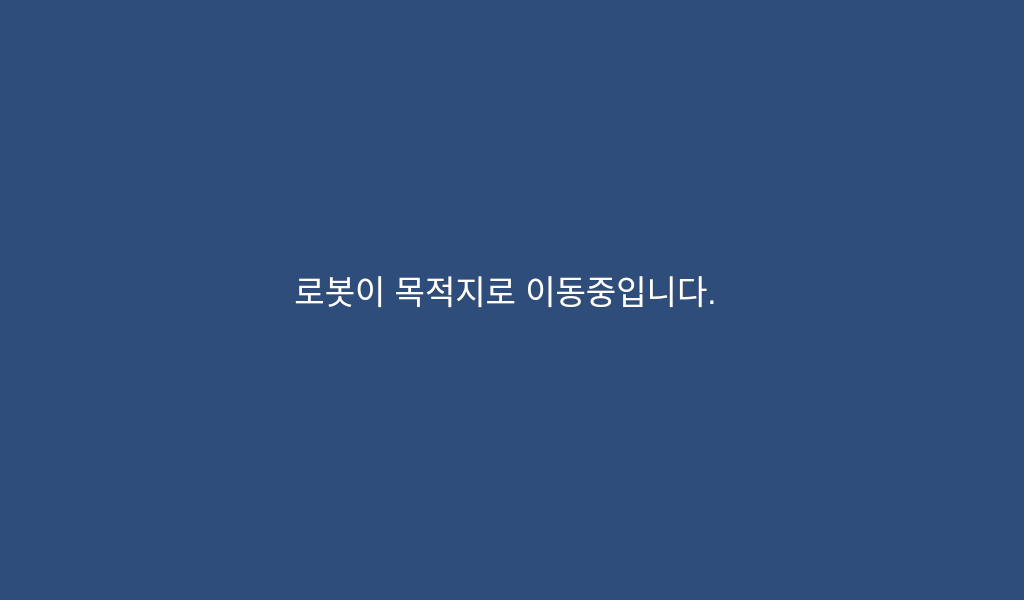
<?xml version="1.0" encoding="UTF-8"?>
<ui version="4.0">
 <class>MainWindow</class>
 <widget class="QMainWindow" name="MainWindow">
  <property name="geometry">
   <rect>
    <x>0</x>
    <y>0</y>
    <width>1024</width>
    <height>600</height>
   </rect>
  </property>
  <property name="palette">
   <palette>
    <active>
     <colorrole role="WindowText">
      <brush brushstyle="SolidPattern">
       <color alpha="255">
        <red>255</red>
        <green>255</green>
        <blue>255</blue>
       </color>
      </brush>
     </colorrole>
     <colorrole role="Button">
      <brush brushstyle="SolidPattern">
       <color alpha="255">
        <red>47</red>
        <green>77</green>
        <blue>122</blue>
       </color>
      </brush>
     </colorrole>
     <colorrole role="Light">
      <brush brushstyle="SolidPattern">
       <color alpha="255">
        <red>71</red>
        <green>115</green>
        <blue>183</blue>
       </color>
      </brush>
     </colorrole>
     <colorrole role="Midlight">
      <brush brushstyle="SolidPattern">
       <color alpha="255">
        <red>59</red>
        <green>96</green>
        <blue>152</blue>
       </color>
      </brush>
     </colorrole>
     <colorrole role="Dark">
      <brush brushstyle="SolidPattern">
       <color alpha="255">
        <red>23</red>
        <green>38</green>
        <blue>61</blue>
       </color>
      </brush>
     </colorrole>
     <colorrole role="Mid">
      <brush brushstyle="SolidPattern">
       <color alpha="255">
        <red>31</red>
        <green>51</green>
        <blue>81</blue>
       </color>
      </brush>
     </colorrole>
     <colorrole role="Text">
      <brush brushstyle="SolidPattern">
       <color alpha="255">
        <red>255</red>
        <green>255</green>
        <blue>255</blue>
       </color>
      </brush>
     </colorrole>
     <colorrole role="BrightText">
      <brush brushstyle="SolidPattern">
       <color alpha="255">
        <red>255</red>
        <green>255</green>
        <blue>255</blue>
       </color>
      </brush>
     </colorrole>
     <colorrole role="ButtonText">
      <brush brushstyle="SolidPattern">
       <color alpha="255">
        <red>255</red>
        <green>255</green>
        <blue>255</blue>
       </color>
      </brush>
     </colorrole>
     <colorrole role="Base">
      <brush brushstyle="SolidPattern">
       <color alpha="255">
        <red>47</red>
        <green>77</green>
        <blue>122</blue>
       </color>
      </brush>
     </colorrole>
     <colorrole role="Window">
      <brush brushstyle="SolidPattern">
       <color alpha="255">
        <red>47</red>
        <green>77</green>
        <blue>122</blue>
       </color>
      </brush>
     </colorrole>
     <colorrole role="Shadow">
      <brush brushstyle="SolidPattern">
       <color alpha="255">
        <red>0</red>
        <green>0</green>
        <blue>0</blue>
       </color>
      </brush>
     </colorrole>
     <colorrole role="AlternateBase">
      <brush brushstyle="SolidPattern">
       <color alpha="255">
        <red>23</red>
        <green>38</green>
        <blue>61</blue>
       </color>
      </brush>
     </colorrole>
     <colorrole role="ToolTipBase">
      <brush brushstyle="SolidPattern">
       <color alpha="255">
        <red>255</red>
        <green>255</green>
        <blue>220</blue>
       </color>
      </brush>
     </colorrole>
     <colorrole role="ToolTipText">
      <brush brushstyle="SolidPattern">
       <color alpha="255">
        <red>0</red>
        <green>0</green>
        <blue>0</blue>
       </color>
      </brush>
     </colorrole>
    </active>
    <inactive>
     <colorrole role="WindowText">
      <brush brushstyle="SolidPattern">
       <color alpha="255">
        <red>255</red>
        <green>255</green>
        <blue>255</blue>
       </color>
      </brush>
     </colorrole>
     <colorrole role="Button">
      <brush brushstyle="SolidPattern">
       <color alpha="255">
        <red>47</red>
        <green>77</green>
        <blue>122</blue>
       </color>
      </brush>
     </colorrole>
     <colorrole role="Light">
      <brush brushstyle="SolidPattern">
       <color alpha="255">
        <red>71</red>
        <green>115</green>
        <blue>183</blue>
       </color>
      </brush>
     </colorrole>
     <colorrole role="Midlight">
      <brush brushstyle="SolidPattern">
       <color alpha="255">
        <red>59</red>
        <green>96</green>
        <blue>152</blue>
       </color>
      </brush>
     </colorrole>
     <colorrole role="Dark">
      <brush brushstyle="SolidPattern">
       <color alpha="255">
        <red>23</red>
        <green>38</green>
        <blue>61</blue>
       </color>
      </brush>
     </colorrole>
     <colorrole role="Mid">
      <brush brushstyle="SolidPattern">
       <color alpha="255">
        <red>31</red>
        <green>51</green>
        <blue>81</blue>
       </color>
      </brush>
     </colorrole>
     <colorrole role="Text">
      <brush brushstyle="SolidPattern">
       <color alpha="255">
        <red>255</red>
        <green>255</green>
        <blue>255</blue>
       </color>
      </brush>
     </colorrole>
     <colorrole role="BrightText">
      <brush brushstyle="SolidPattern">
       <color alpha="255">
        <red>255</red>
        <green>255</green>
        <blue>255</blue>
       </color>
      </brush>
     </colorrole>
     <colorrole role="ButtonText">
      <brush brushstyle="SolidPattern">
       <color alpha="255">
        <red>255</red>
        <green>255</green>
        <blue>255</blue>
       </color>
      </brush>
     </colorrole>
     <colorrole role="Base">
      <brush brushstyle="SolidPattern">
       <color alpha="255">
        <red>47</red>
        <green>77</green>
        <blue>122</blue>
       </color>
      </brush>
     </colorrole>
     <colorrole role="Window">
      <brush brushstyle="SolidPattern">
       <color alpha="255">
        <red>47</red>
        <green>77</green>
        <blue>122</blue>
       </color>
      </brush>
     </colorrole>
     <colorrole role="Shadow">
      <brush brushstyle="SolidPattern">
       <color alpha="255">
        <red>0</red>
        <green>0</green>
        <blue>0</blue>
       </color>
      </brush>
     </colorrole>
     <colorrole role="AlternateBase">
      <brush brushstyle="SolidPattern">
       <color alpha="255">
        <red>23</red>
        <green>38</green>
        <blue>61</blue>
       </color>
      </brush>
     </colorrole>
     <colorrole role="ToolTipBase">
      <brush brushstyle="SolidPattern">
       <color alpha="255">
        <red>255</red>
        <green>255</green>
        <blue>220</blue>
       </color>
      </brush>
     </colorrole>
     <colorrole role="ToolTipText">
      <brush brushstyle="SolidPattern">
       <color alpha="255">
        <red>0</red>
        <green>0</green>
        <blue>0</blue>
       </color>
      </brush>
     </colorrole>
    </inactive>
    <disabled>
     <colorrole role="WindowText">
      <brush brushstyle="SolidPattern">
       <color alpha="255">
        <red>255</red>
        <green>255</green>
        <blue>255</blue>
       </color>
      </brush>
     </colorrole>
     <colorrole role="Button">
      <brush brushstyle="SolidPattern">
       <color alpha="255">
        <red>47</red>
        <green>77</green>
        <blue>122</blue>
       </color>
      </brush>
     </colorrole>
     <colorrole role="Light">
      <brush brushstyle="SolidPattern">
       <color alpha="255">
        <red>71</red>
        <green>115</green>
        <blue>183</blue>
       </color>
      </brush>
     </colorrole>
     <colorrole role="Midlight">
      <brush brushstyle="SolidPattern">
       <color alpha="255">
        <red>59</red>
        <green>96</green>
        <blue>152</blue>
       </color>
      </brush>
     </colorrole>
     <colorrole role="Dark">
      <brush brushstyle="SolidPattern">
       <color alpha="255">
        <red>23</red>
        <green>38</green>
        <blue>61</blue>
       </color>
      </brush>
     </colorrole>
     <colorrole role="Mid">
      <brush brushstyle="SolidPattern">
       <color alpha="255">
        <red>31</red>
        <green>51</green>
        <blue>81</blue>
       </color>
      </brush>
     </colorrole>
     <colorrole role="Text">
      <brush brushstyle="SolidPattern">
       <color alpha="255">
        <red>255</red>
        <green>255</green>
        <blue>255</blue>
       </color>
      </brush>
     </colorrole>
     <colorrole role="BrightText">
      <brush brushstyle="SolidPattern">
       <color alpha="255">
        <red>255</red>
        <green>255</green>
        <blue>255</blue>
       </color>
      </brush>
     </colorrole>
     <colorrole role="ButtonText">
      <brush brushstyle="SolidPattern">
       <color alpha="255">
        <red>255</red>
        <green>255</green>
        <blue>255</blue>
       </color>
      </brush>
     </colorrole>
     <colorrole role="Base">
      <brush brushstyle="SolidPattern">
       <color alpha="255">
        <red>47</red>
        <green>77</green>
        <blue>122</blue>
       </color>
      </brush>
     </colorrole>
     <colorrole role="Window">
      <brush brushstyle="SolidPattern">
       <color alpha="255">
        <red>47</red>
        <green>77</green>
        <blue>122</blue>
       </color>
      </brush>
     </colorrole>
     <colorrole role="Shadow">
      <brush brushstyle="SolidPattern">
       <color alpha="255">
        <red>0</red>
        <green>0</green>
        <blue>0</blue>
       </color>
      </brush>
     </colorrole>
     <colorrole role="AlternateBase">
      <brush brushstyle="SolidPattern">
       <color alpha="255">
        <red>47</red>
        <green>77</green>
        <blue>122</blue>
       </color>
      </brush>
     </colorrole>
     <colorrole role="ToolTipBase">
      <brush brushstyle="SolidPattern">
       <color alpha="255">
        <red>255</red>
        <green>255</green>
        <blue>220</blue>
       </color>
      </brush>
     </colorrole>
     <colorrole role="ToolTipText">
      <brush brushstyle="SolidPattern">
       <color alpha="255">
        <red>0</red>
        <green>0</green>
        <blue>0</blue>
       </color>
      </brush>
     </colorrole>
    </disabled>
   </palette>
  </property>
  <property name="windowTitle">
   <string>MainWindow</string>
  </property>
  <property name="styleSheet">
   <string notr="true">background-color: rgb(47, 77, 122);
color: rgb(255, 255, 255);</string>
  </property>
  <property name="documentMode">
   <bool>false</bool>
  </property>
  <widget class="QWidget" name="centralwidget">
   <widget class="QLabel" name="title">
    <property name="geometry">
     <rect>
      <x>150</x>
      <y>190</y>
      <width>711</width>
      <height>201</height>
     </rect>
    </property>
    <property name="font">
     <font>
      <pointsize>25</pointsize>
     </font>
    </property>
    <property name="layoutDirection">
     <enum>Qt::LeftToRight</enum>
    </property>
    <property name="text">
     <string>&lt;html&gt;&lt;head/&gt;&lt;body&gt;&lt;p&gt;로봇이 목적지로 이동중입니다.&lt;/p&gt;&lt;/body&gt;&lt;/html&gt;</string>
    </property>
    <property name="alignment">
     <set>Qt::AlignCenter</set>
    </property>
    <property name="textInteractionFlags">
     <set>Qt::NoTextInteraction</set>
    </property>
   </widget>
  </widget>
 </widget>
 <resources/>
 <connections/>
</ui>
